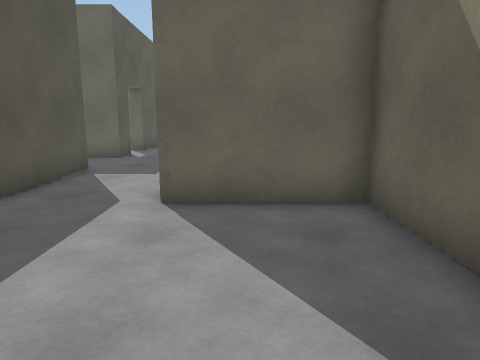
View 1 (above)

18 first-person views from a walk through a Unity game level. The camera is 1.3 m above the floor, tilts 10° down and sees 70° across. The floor is counted in squares, 1 m on a side. Each view is taken from the middle of a square. On the plan, view 1 faces up. The plan holds only what a view shows up to about 15 squares ahead; the rest is blank. The place goes on beyond the plan. The player character is not drawn.

View 2
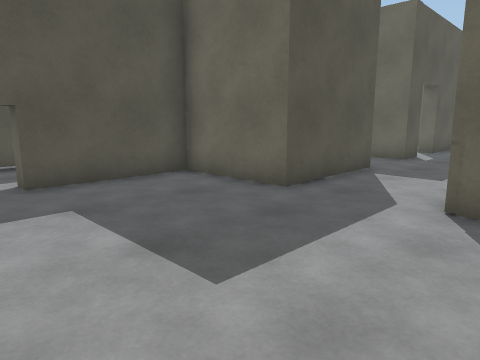

View 3
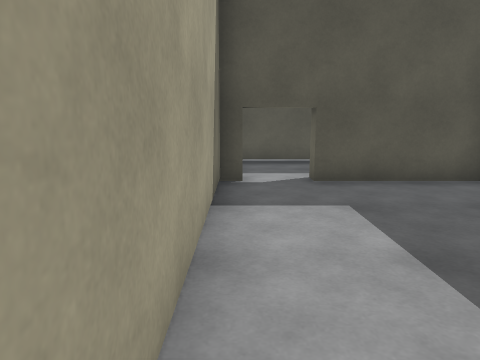

View 4
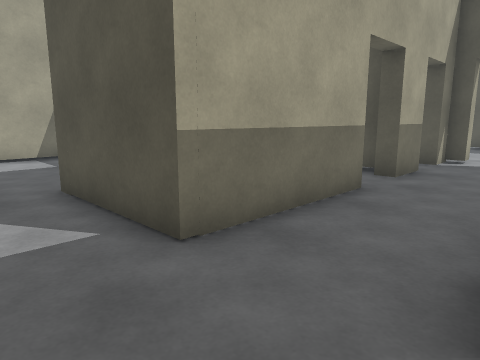

View 5
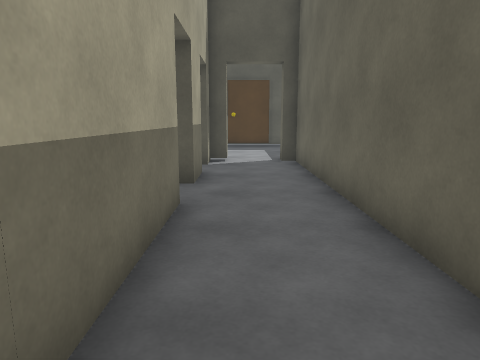

View 6
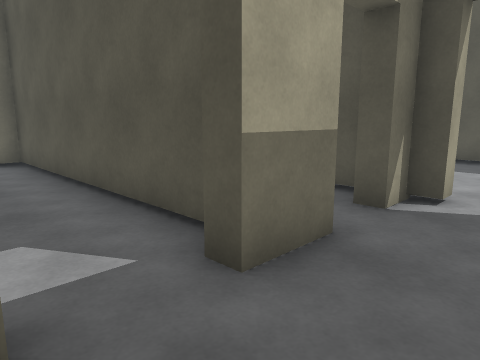

View 7
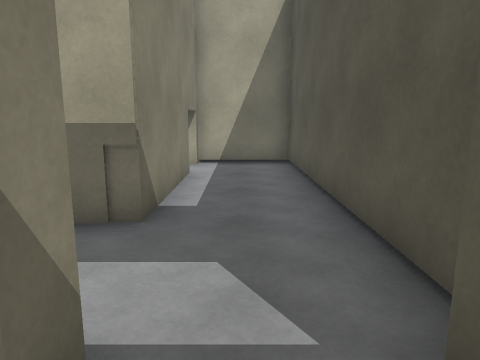

View 8
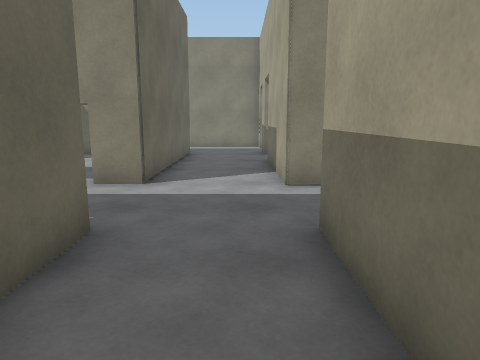

View 9
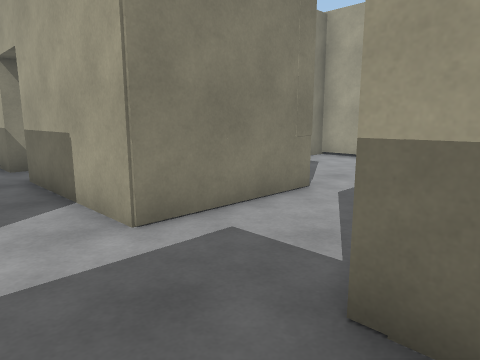

View 10
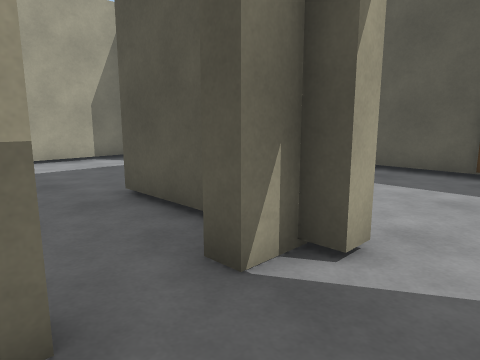

View 11
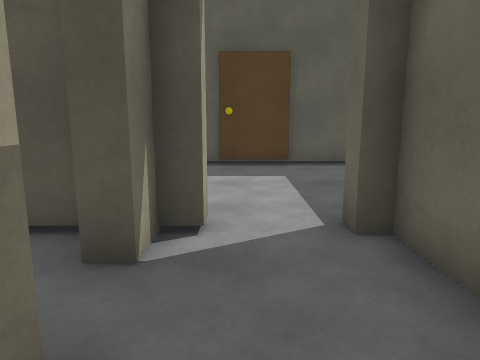

View 12
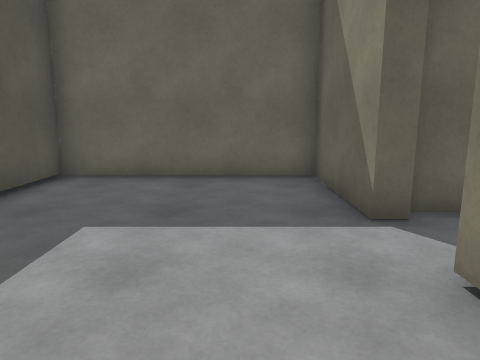

View 13
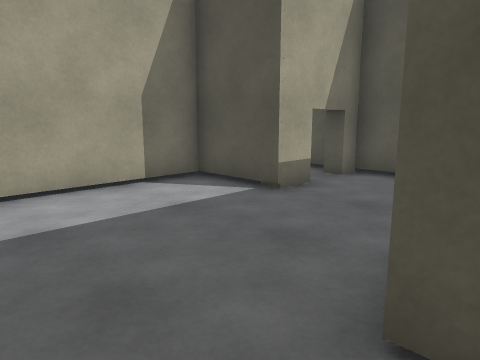

View 14
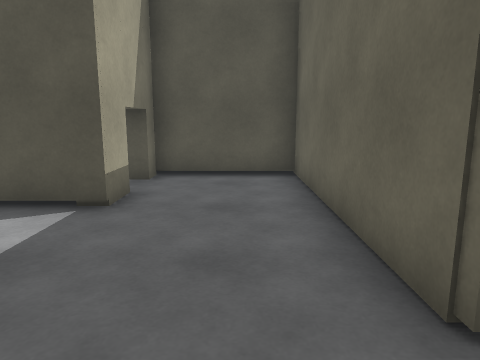

View 15
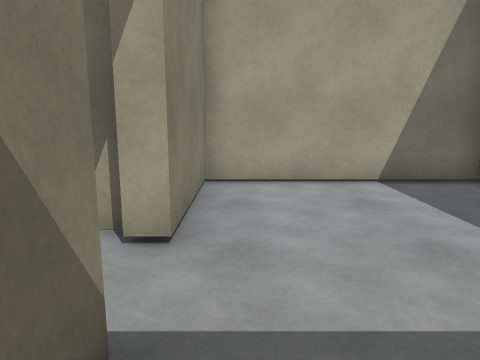

View 16
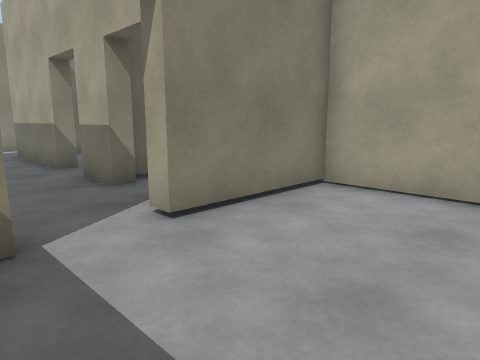

View 17
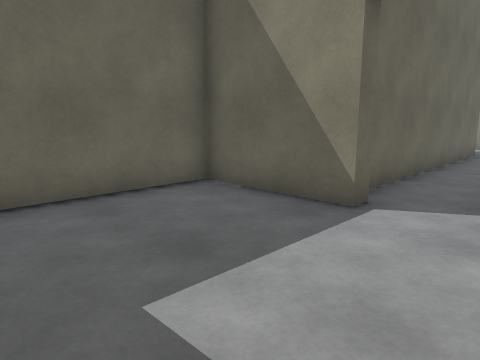

View 18
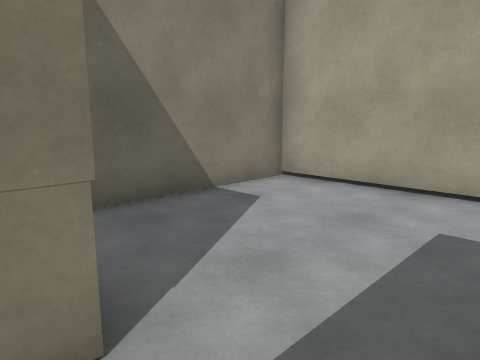

### Floor plan
Key: @ floor where view 1 was taken; # wall or solid block; . floor; T thing the floor can be seen under or through.
Columns run from 20 left of view 1 to 7 right of it. Each row starts with its distance up from view 1.
 17                 #
 16                 #
 15 #######         #
 14 #.....#         ..
 13 #.....#         ...#.
 12 #.....###########..#######..
 11 #...........................
 10 #...........................
  9 #.....##.##.#####..#####.##
  8 #.....#..#..... #..#
  7 #.....#..#....  #..#
  6 #######..#...#  #..#
  5 #######..#..#####..####
  4 #........#..##........#
  3 #........#..TT........#
  2 ####.... #..TT........#
  1 #  #.... #..TT........#
  0    #.... #..##......@.#
 -1    ####################

Positions as (right, up) in squares from view 1, and headings:
1: (0, 0), facing up
2: (0, 0), facing up-left
3: (0, 0), facing left
4: (-2, 12), facing down-left
5: (-3, 10), facing left
6: (-8, 11), facing down-left
7: (-9, 10), facing down
8: (-8, 10), facing right
9: (-5, 11), facing down-right
10: (-11, 11), facing down-left
11: (-10, 10), facing left
12: (-16, 7), facing up
13: (-12, 6), facing down-left
14: (-12, 4), facing left
15: (-15, 13), facing down
16: (-18, 12), facing down-right
17: (-19, 9), facing up-right
18: (-3, 6), facing down-right
